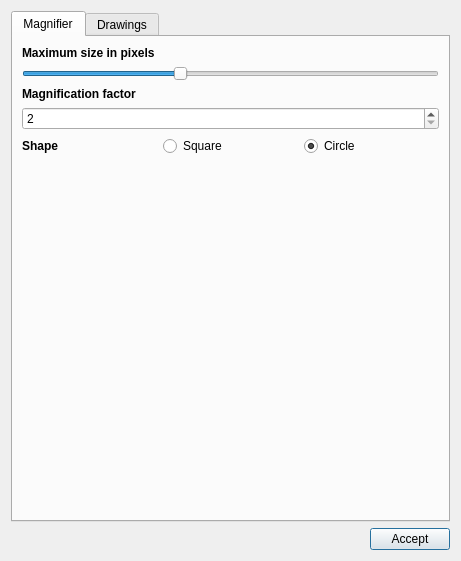
<?xml version="1.0" encoding="UTF-8"?>
<ui version="4.0">
 <class>OptionsDialog</class>
 <widget class="QDialog" name="OptionsDialog">
  <property name="geometry">
   <rect>
    <x>0</x>
    <y>0</y>
    <width>461</width>
    <height>561</height>
   </rect>
  </property>
  <property name="windowTitle">
   <string>Options</string>
  </property>
  <property name="windowIcon">
   <iconset resource="resources.qrc">
    <normaloff>:/imgFMV/images/custom-options.png</normaloff>:/imgFMV/images/custom-options.png</iconset>
  </property>
  <layout class="QVBoxLayout" name="verticalLayout">
   <item>
    <widget class="QTabWidget" name="tabWidget">
     <property name="currentIndex">
      <number>0</number>
     </property>
     <widget class="QWidget" name="Magnifier_tab">
      <attribute name="title">
       <string>Magnifier</string>
      </attribute>
      <layout class="QVBoxLayout" name="verticalLayout_2">
       <item>
        <widget class="QLabel" name="label_3">
         <property name="font">
          <font>
           <weight>75</weight>
           <bold>true</bold>
          </font>
         </property>
         <property name="text">
          <string>Maximum size in pixels</string>
         </property>
        </widget>
       </item>
       <item>
        <widget class="QSlider" name="sl_Size">
         <property name="minimum">
          <number>100</number>
         </property>
         <property name="maximum">
          <number>500</number>
         </property>
         <property name="sliderPosition">
          <number>250</number>
         </property>
         <property name="orientation">
          <enum>Qt::Horizontal</enum>
         </property>
        </widget>
       </item>
       <item>
        <widget class="QLabel" name="label_2">
         <property name="font">
          <font>
           <weight>75</weight>
           <bold>true</bold>
          </font>
         </property>
         <property name="text">
          <string>Magnification factor</string>
         </property>
        </widget>
       </item>
       <item>
        <widget class="QSpinBox" name="sb_factor">
         <property name="minimum">
          <number>2</number>
         </property>
         <property name="maximum">
          <number>5</number>
         </property>
        </widget>
       </item>
       <item>
        <layout class="QGridLayout" name="gridLayout_3">
         <item row="0" column="0">
          <widget class="QLabel" name="label">
           <property name="font">
            <font>
             <weight>75</weight>
             <bold>true</bold>
            </font>
           </property>
           <property name="text">
            <string>Shape </string>
           </property>
          </widget>
         </item>
         <item row="0" column="1">
          <widget class="QRadioButton" name="rB_Square_m">
           <property name="text">
            <string>Square</string>
           </property>
          </widget>
         </item>
         <item row="0" column="2">
          <widget class="QRadioButton" name="rB_Circle_m">
           <property name="text">
            <string>Circle</string>
           </property>
           <property name="checked">
            <bool>true</bool>
           </property>
          </widget>
         </item>
        </layout>
       </item>
       <item>
        <spacer name="verticalSpacer">
         <property name="orientation">
          <enum>Qt::Vertical</enum>
         </property>
         <property name="sizeHint" stdset="0">
          <size>
           <width>20</width>
           <height>40</height>
          </size>
         </property>
        </spacer>
       </item>
      </layout>
     </widget>
     <widget class="QWidget" name="tab">
      <attribute name="title">
       <string>Drawings</string>
      </attribute>
      <layout class="QVBoxLayout" name="verticalLayout_3">
       <item>
        <widget class="QGroupBox" name="groupBox">
         <property name="font">
          <font>
           <weight>75</weight>
           <bold>true</bold>
          </font>
         </property>
         <property name="styleSheet">
          <string notr="true">QGroupBox { font-weight: bold; }</string>
         </property>
         <property name="title">
          <string>Polygons</string>
         </property>
         <property name="flat">
          <bool>true</bool>
         </property>
         <layout class="QVBoxLayout" name="verticalLayout_6">
          <item>
           <layout class="QHBoxLayout" name="horizontalLayout_4">
            <item>
             <widget class="QLabel" name="label_4">
              <property name="text">
               <string>Width</string>
              </property>
             </widget>
            </item>
            <item>
             <widget class="QSpinBox" name="poly_width">
              <property name="minimum">
               <number>1</number>
              </property>
              <property name="maximum">
               <number>10</number>
              </property>
              <property name="value">
               <number>3</number>
              </property>
             </widget>
            </item>
            <item>
             <widget class="QLabel" name="label_10">
              <property name="text">
               <string>Pen Color</string>
              </property>
             </widget>
            </item>
            <item>
             <widget class="QgsColorButton" name="poly_pen">
              <property name="color">
               <color>
                <red>252</red>
                <green>215</green>
                <blue>108</blue>
               </color>
              </property>
              <property name="allowOpacity">
               <bool>true</bool>
              </property>
              <property name="defaultColor">
               <color>
                <red>252</red>
                <green>215</green>
                <blue>108</blue>
               </color>
              </property>
             </widget>
            </item>
           </layout>
          </item>
          <item>
           <layout class="QHBoxLayout" name="horizontalLayout_3">
            <item>
             <widget class="QLabel" name="label_11">
              <property name="text">
               <string>brush Color</string>
              </property>
             </widget>
            </item>
            <item>
             <widget class="QgsColorButton" name="poly_brush">
              <property name="color">
               <color alpha="100">
                <red>252</red>
                <green>215</green>
                <blue>108</blue>
               </color>
              </property>
              <property name="allowOpacity">
               <bool>true</bool>
              </property>
              <property name="defaultColor">
               <color alpha="100">
                <red>252</red>
                <green>215</green>
                <blue>108</blue>
               </color>
              </property>
             </widget>
            </item>
            <item>
             <spacer name="horizontalSpacer_2">
              <property name="orientation">
               <enum>Qt::Horizontal</enum>
              </property>
              <property name="sizeHint" stdset="0">
               <size>
                <width>40</width>
                <height>20</height>
               </size>
              </property>
             </spacer>
            </item>
           </layout>
          </item>
         </layout>
        </widget>
       </item>
       <item>
        <widget class="QGroupBox" name="groupBox_2">
         <property name="styleSheet">
          <string notr="true">QGroupBox { font-weight: bold; }</string>
         </property>
         <property name="title">
          <string>Points</string>
         </property>
         <property name="flat">
          <bool>true</bool>
         </property>
         <layout class="QVBoxLayout" name="verticalLayout_5">
          <item>
           <layout class="QHBoxLayout" name="horizontalLayout_7">
            <item>
             <widget class="QLabel" name="label_5">
              <property name="text">
               <string>Width</string>
              </property>
             </widget>
            </item>
            <item>
             <widget class="QSpinBox" name="point_width">
              <property name="minimum">
               <number>1</number>
              </property>
              <property name="maximum">
               <number>20</number>
              </property>
              <property name="value">
               <number>10</number>
              </property>
             </widget>
            </item>
            <item>
             <widget class="QLabel" name="label_8">
              <property name="text">
               <string>Pen Color</string>
              </property>
             </widget>
            </item>
            <item>
             <widget class="QgsColorButton" name="point_pen">
              <property name="color">
               <color>
                <red>220</red>
                <green>20</green>
                <blue>60</blue>
               </color>
              </property>
              <property name="allowOpacity">
               <bool>true</bool>
              </property>
              <property name="defaultColor">
               <color>
                <red>220</red>
                <green>20</green>
                <blue>60</blue>
               </color>
              </property>
             </widget>
            </item>
           </layout>
          </item>
         </layout>
        </widget>
       </item>
       <item>
        <widget class="QGroupBox" name="groupBox_3">
         <property name="styleSheet">
          <string notr="true">QGroupBox { font-weight: bold; }</string>
         </property>
         <property name="title">
          <string>Lines</string>
         </property>
         <property name="flat">
          <bool>true</bool>
         </property>
         <layout class="QVBoxLayout" name="verticalLayout_4">
          <item>
           <layout class="QHBoxLayout" name="horizontalLayout_8">
            <item>
             <widget class="QLabel" name="label_6">
              <property name="text">
               <string>Width</string>
              </property>
             </widget>
            </item>
            <item>
             <widget class="QSpinBox" name="lines_width">
              <property name="minimum">
               <number>1</number>
              </property>
              <property name="maximum">
               <number>10</number>
              </property>
              <property name="value">
               <number>3</number>
              </property>
             </widget>
            </item>
            <item>
             <widget class="QLabel" name="label_12">
              <property name="text">
               <string>Pen Color</string>
              </property>
             </widget>
            </item>
            <item>
             <widget class="QgsColorButton" name="lines_pen">
              <property name="color">
               <color>
                <red>252</red>
                <green>215</green>
                <blue>108</blue>
               </color>
              </property>
              <property name="allowOpacity">
               <bool>true</bool>
              </property>
              <property name="defaultColor">
               <color>
                <red>252</red>
                <green>215</green>
                <blue>108</blue>
               </color>
              </property>
             </widget>
            </item>
           </layout>
          </item>
          <item>
           <widget class="QLabel" name="label_9">
            <property name="text">
             <string/>
            </property>
           </widget>
          </item>
         </layout>
        </widget>
       </item>
       <item>
        <widget class="QGroupBox" name="groupBox_4">
         <property name="styleSheet">
          <string notr="true">QGroupBox { font-weight: bold; }</string>
         </property>
         <property name="title">
          <string>Measures</string>
         </property>
         <property name="flat">
          <bool>true</bool>
         </property>
         <layout class="QVBoxLayout" name="verticalLayout_7">
          <item>
           <layout class="QHBoxLayout" name="horizontalLayout_6">
            <item>
             <widget class="QLabel" name="label_7">
              <property name="text">
               <string>Width</string>
              </property>
             </widget>
            </item>
            <item>
             <widget class="QSpinBox" name="measures_width">
              <property name="minimum">
               <number>1</number>
              </property>
              <property name="maximum">
               <number>10</number>
              </property>
              <property name="value">
               <number>3</number>
              </property>
             </widget>
            </item>
            <item>
             <widget class="QLabel" name="label_14">
              <property name="text">
               <string>Pen Color</string>
              </property>
             </widget>
            </item>
            <item>
             <widget class="QgsColorButton" name="measures_pen">
              <property name="color">
               <color>
                <red>185</red>
                <green>224</green>
                <blue>175</blue>
               </color>
              </property>
              <property name="allowOpacity">
               <bool>true</bool>
              </property>
              <property name="defaultColor">
               <color>
                <red>185</red>
                <green>224</green>
                <blue>175</blue>
               </color>
              </property>
             </widget>
            </item>
           </layout>
          </item>
          <item>
           <layout class="QHBoxLayout" name="horizontalLayout_5">
            <item>
             <widget class="QLabel" name="label_13">
              <property name="text">
               <string>brush Color</string>
              </property>
             </widget>
            </item>
            <item>
             <widget class="QgsColorButton" name="measures_brush">
              <property name="color">
               <color alpha="100">
                <red>185</red>
                <green>224</green>
                <blue>175</blue>
               </color>
              </property>
              <property name="allowOpacity">
               <bool>true</bool>
              </property>
              <property name="defaultColor">
               <color alpha="100">
                <red>185</red>
                <green>224</green>
                <blue>175</blue>
               </color>
              </property>
             </widget>
            </item>
            <item>
             <spacer name="horizontalSpacer_3">
              <property name="orientation">
               <enum>Qt::Horizontal</enum>
              </property>
              <property name="sizeHint" stdset="0">
               <size>
                <width>40</width>
                <height>20</height>
               </size>
              </property>
             </spacer>
            </item>
           </layout>
          </item>
         </layout>
        </widget>
       </item>
       <item>
        <spacer name="verticalSpacer_2">
         <property name="orientation">
          <enum>Qt::Vertical</enum>
         </property>
         <property name="sizeHint" stdset="0">
          <size>
           <width>20</width>
           <height>40</height>
          </size>
         </property>
        </spacer>
       </item>
      </layout>
     </widget>
    </widget>
   </item>
   <item>
    <layout class="QHBoxLayout" name="horizontalLayout">
     <item>
      <spacer name="horizontalSpacer">
       <property name="orientation">
        <enum>Qt::Horizontal</enum>
       </property>
       <property name="sizeHint" stdset="0">
        <size>
         <width>40</width>
         <height>20</height>
        </size>
       </property>
      </spacer>
     </item>
     <item>
      <widget class="QPushButton" name="pushButton">
       <property name="cursor">
        <cursorShape>PointingHandCursor</cursorShape>
       </property>
       <property name="text">
        <string>Accept</string>
       </property>
      </widget>
     </item>
    </layout>
   </item>
  </layout>
 </widget>
 <customwidgets>
  <customwidget>
   <class>QgsColorButton</class>
   <extends>QToolButton</extends>
   <header>qgscolorbutton.h</header>
  </customwidget>
 </customwidgets>
 <resources>
  <include location="resources.qrc"/>
 </resources>
 <connections>
  <connection>
   <sender>pushButton</sender>
   <signal>pressed()</signal>
   <receiver>OptionsDialog</receiver>
   <slot>SaveOptions()</slot>
   <hints>
    <hint type="sourcelabel">
     <x>448</x>
     <y>243</y>
    </hint>
    <hint type="destinationlabel">
     <x>12</x>
     <y>121</y>
    </hint>
   </hints>
  </connection>
  <connection>
   <sender>sl_Size</sender>
   <signal>sliderMoved(int)</signal>
   <receiver>OptionsDialog</receiver>
   <slot>showSizeTip(int)</slot>
   <hints>
    <hint type="sourcelabel">
     <x>179</x>
     <y>88</y>
    </hint>
    <hint type="destinationlabel">
     <x>0</x>
     <y>87</y>
    </hint>
   </hints>
  </connection>
 </connections>
 <slots>
  <slot>SaveOptions()</slot>
  <slot>showSizeTip(int)</slot>
 </slots>
</ui>
